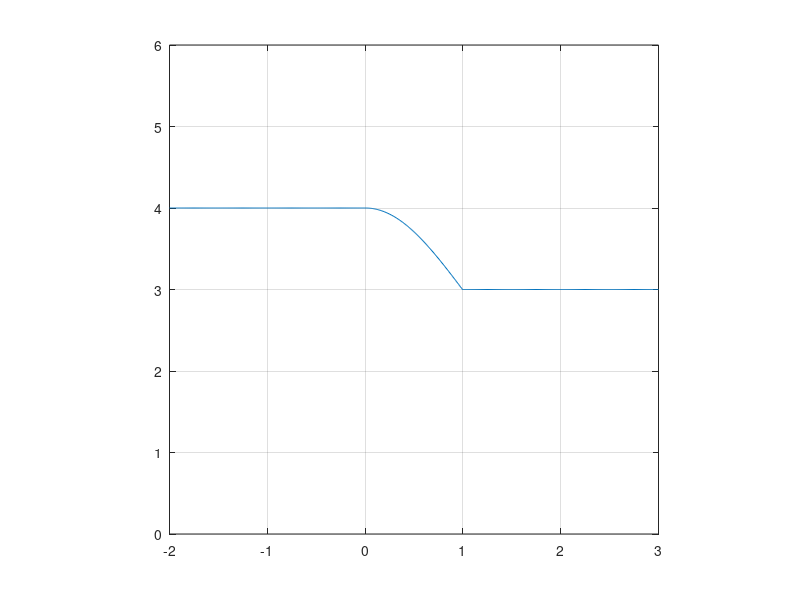

MATLAB code for this plot:
% Exercise 1

y1 = 4*ones(1,200);
t2 = linspace(0,1,100);
y2 = cos(2*pi*t2/4)+3;
y3 = 3*ones(1,200);
t = linspace(-2,3,500);
y = [y1 y2 y3];

figure;
plot(t,y);
axis([-2 3 0 6], 'square'); grid on;
